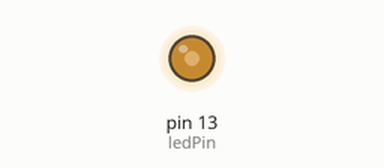
Simulated run of this sketch. Board: Arduino Uno, built with avr-gcc and run on an emulated ATmega328P. On the bench: output pins drawn as LEDs (lit = HIGH).

Above: at 0.1 s.
Timing chart, 0 to 1.6 s (numbered marks = the images above):
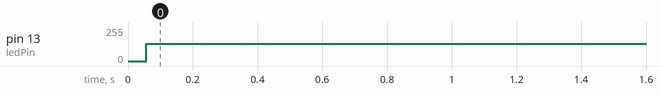

The sketch:

Nano_timer2CTC.ino
```cpp
// AVR Timer CTC Interrupts Calculator
// v. 8
// http://www.arduinoslovakia.eu/application/timer-calculator
// Microcontroller: ATmega328P
// Created: 2019-06-11T12:04:49.212Z

#define ledPin 13

void setupTimer2() {
  noInterrupts();
  // Clear registers
  TCCR2A = 0;
  TCCR2B = 0;
  TCNT2 = 0;

  // 250 Hz (16000000/((249+1)*256))
  OCR2A = 249;
  // CTC
  TCCR2A |= (1 << WGM21);
  // Prescaler 256
  TCCR2B |= (1 << CS22) | (1 << CS21);
  // Output Compare Match A Interrupt Enable
  TIMSK2 |= (1 << OCIE2A);
  interrupts();
}

void setup() {
  pinMode(ledPin, OUTPUT);
  setupTimer2();
}

void loop() {
}

ISR(TIMER2_COMPA_vect) {
  digitalWrite(ledPin, digitalRead(ledPin) ^ 1);
}
```

Measured:
- by itself, pin 13 (ledPin): 0/255 → 128/255 at 0.06 s
